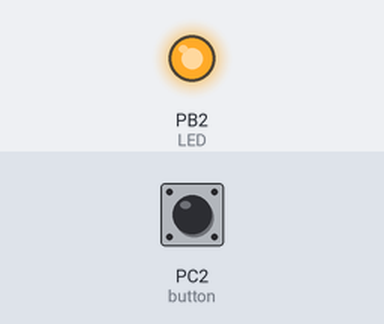
A program run on a simulated ATmega328P, built with avr-gcc and emulated at 16 MHz. Parts: output pins drawn as LEDs (lit = HIGH). The test bench sets the inputs (shaded band); at power-on: PC2 (button) HIGH.

Above: at 1.2 s.
1.3 s: PC2 (button) pulled LOW for 0.15 s
At 2.2 s:
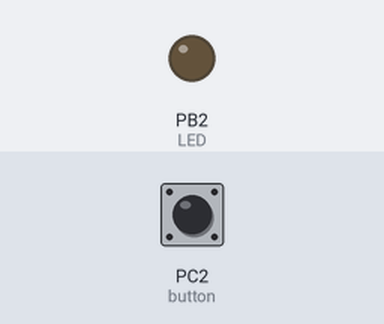
4.0 s: PC2 (button) pulled LOW for 3.2 s
At 8.6 s:
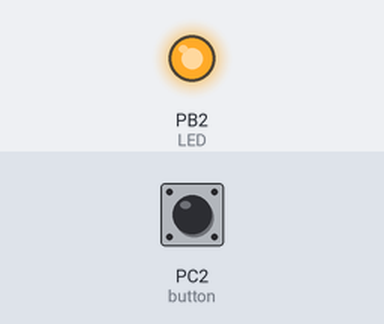
Timing chart, 0 to 10.1 s (numbered marks = the images above; inputs shaded):
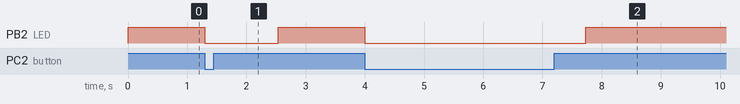

The program:

main.c
```c
#define F_CPU 16000000UL
#include <avr/io.h>
#include <stdio.h>

int main(void)
{
	DDRB = (1<<DDB2); // Make PB2 Output
	DDRC = (0<<DDC2); // Make PC2 Input
	PORTB = (1<<DDB2); // Turn off LED
	PORTC = (1<<DDC2); // Turn on pull-up transistor
	TCCR0A = 0; // Normal Mode
	TCCR0B = 5; // Set prescaler to 1024
	int ovrflow = 0; // overflow counter
	while (1)
	{
		if (!(PINC & (1 << PINC2))) {	// if button pressed
		PORTB ^= (1<<DDB2); // Turn on LED
		TCNT0 = 0; // Reset counter
		ovrflow = 0; // Reset overflow counter


		// Delay for 1.25 sec (19531 TCNT)
		while (ovrflow < 76) { // Gets to 19456
			while ((TIFR0 & 0x01) == 0) {}
			ovrflow++; // increment ovrflow
			TCNT0 = 0; // reset counter
			TIFR0 = 1; // reset ovf flag
		}
		while (TCNT0 < 75) {} // 19456+75 = 19531

		PORTB ^= (1<<DDB2); // Turn off LED

		}
	}
}
```

Measured:
- after the input at 1.3 s, PB2 (LED): HIGH → LOW at once, → HIGH 1.2 s later
- after the input at 4.0 s, PB2 (LED): HIGH → LOW at once, → HIGH 3.7 s later
